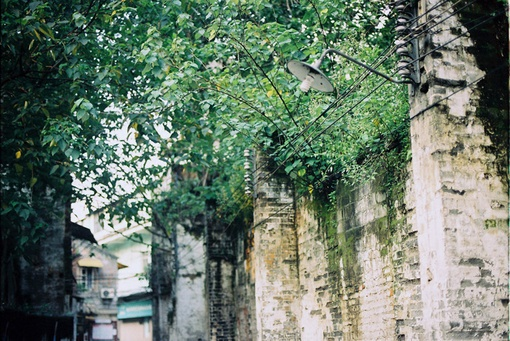
//> input picture OpenCV/hist/test.jpg, 510 x 341 px
$ ./hist   (built with g++ and OpenCV 4)
//> lines starting //> are read from the running program, lines starting //| are printed output that depends on the picture; after the words box and inside, x2 and y2 are one past the last pixel; in counts of white or black regions, pixels touching at a corner belong together
#include "cv.h"
#include "highgui.h"
#include <stdio.h>
#include <ctype.h>

int main( )
{
    IplImage * src= cvLoadImage("test.jpg");
//> src is the input picture: 341 rows x 510 cols, CV_8UC3; mean B, G, R 105.4, 121, 104.6
    IplImage* gray_plane = cvCreateImage(cvGetSize(src),8,1);
    cvCvtColor(src,gray_plane,CV_BGR2GRAY);
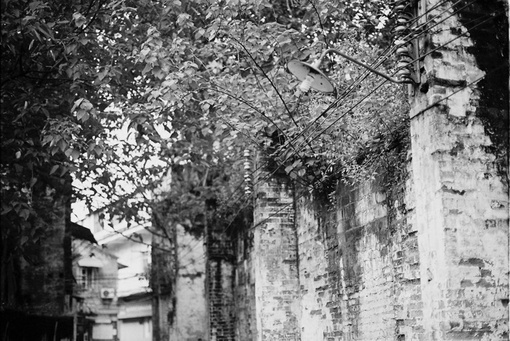
//> gray_plane: 341 rows x 510 cols, CV_8UC1; min 0, max 254, mean 114.3

    int hist_size = 256;    //直方图尺寸
    int hist_height = 256;
    float range[] = {0,255};  //灰度级的范围
    float* ranges[]={range};
    //创建一维直方图，统计图像在[0 255]像素的均匀分布
    CvHistogram* gray_hist = cvCreateHist(1,&hist_size,CV_HIST_ARRAY,ranges,1);
    //计算灰度图像的一维直方图
    cvCalcHist(&gray_plane,gray_hist,0,0);
    //归一化直方图
    cvNormalizeHist(gray_hist,1.0);

    int scale = 2;
    //创建一张一维直方图的“图”，横坐标为灰度级，纵坐标为像素个数（*scale）
    IplImage* hist_image = cvCreateImage(cvSize(hist_size*scale,hist_height),8,3);
    cvZero(hist_image);
    //统计直方图中的最大直方块
    float max_value = 0;
    cvGetMinMaxHistValue(gray_hist, 0,&max_value,0,0);

    //分别将每个直方块的值绘制到图中
    for(int i=0;i<hist_size;i++)
    {
        float bin_val = cvQueryHistValue_1D(gray_hist,i); //像素i的概率
        int intensity = cvRound(bin_val*hist_height/max_value);  //要绘制的高度
        cvRectangle(hist_image,
            cvPoint(i*scale,hist_height-1),
            cvPoint((i+1)*scale - 1, hist_height - intensity),
            CV_RGB(255,255,255));
    }
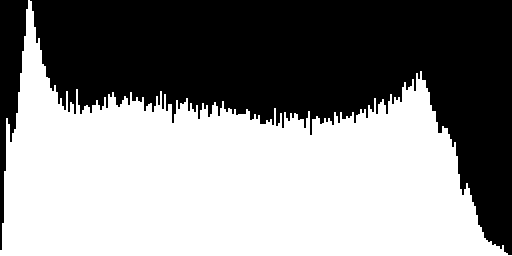
//> hist_image: 256 rows x 512 cols, CV_8UC3; 53.6% white; 2 black regions, box (x1, y1, x2, y2) and area: (30, 0, 512, 255) 57472, (0, 0, 28, 250) 3328
    cvNamedWindow( "GraySource", 1 );
    cvShowImage("GraySource",gray_plane);
    cvNamedWindow( "H-S Histogram", 1 );
    cvShowImage( "H-S Histogram", hist_image );

    cvWaitKey(0);
}
